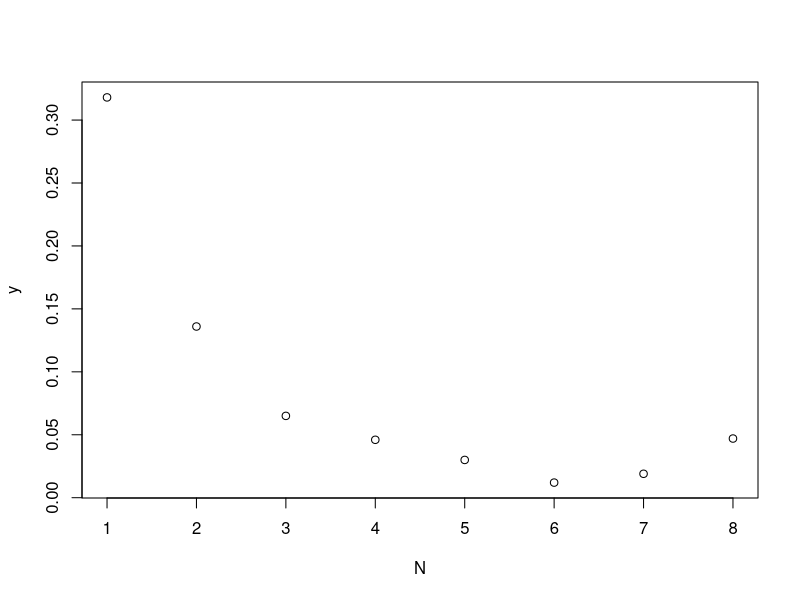
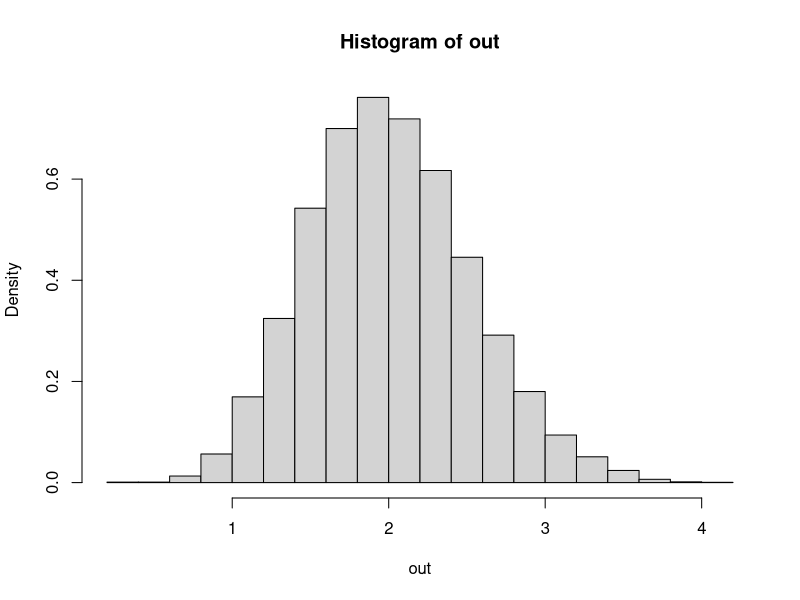
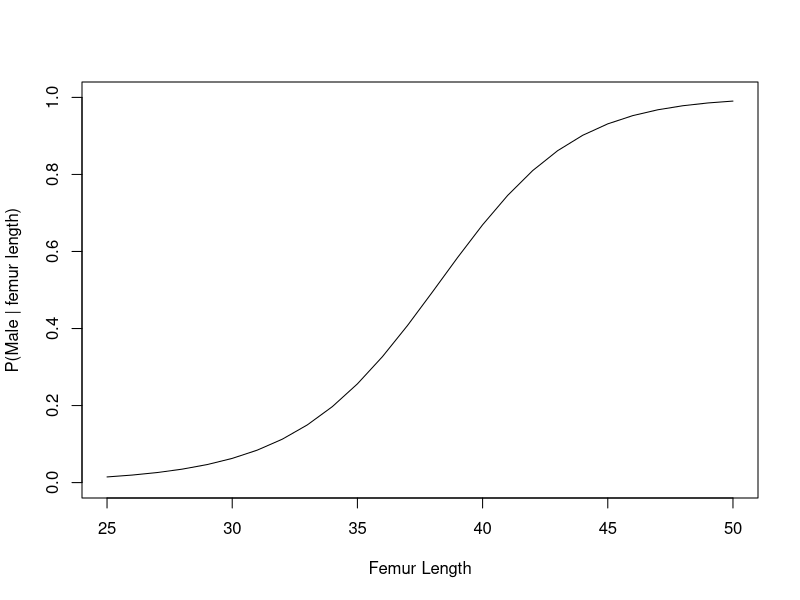
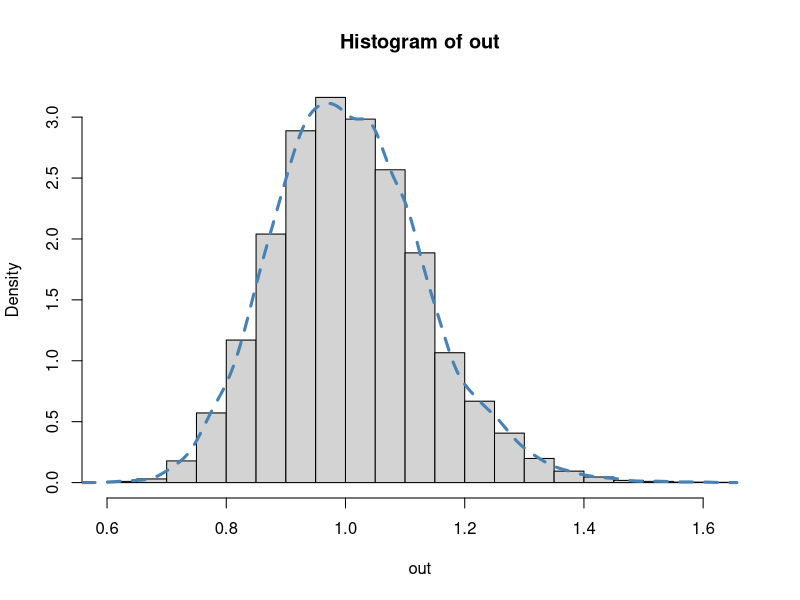
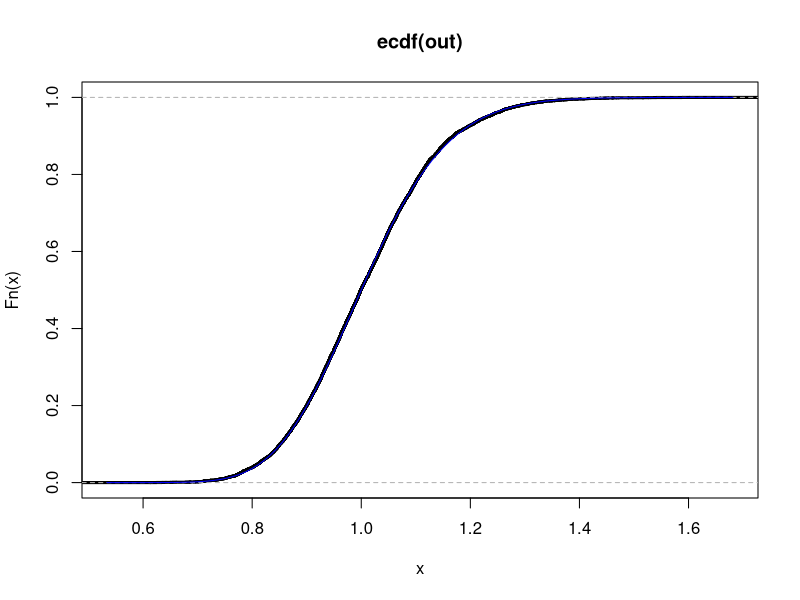
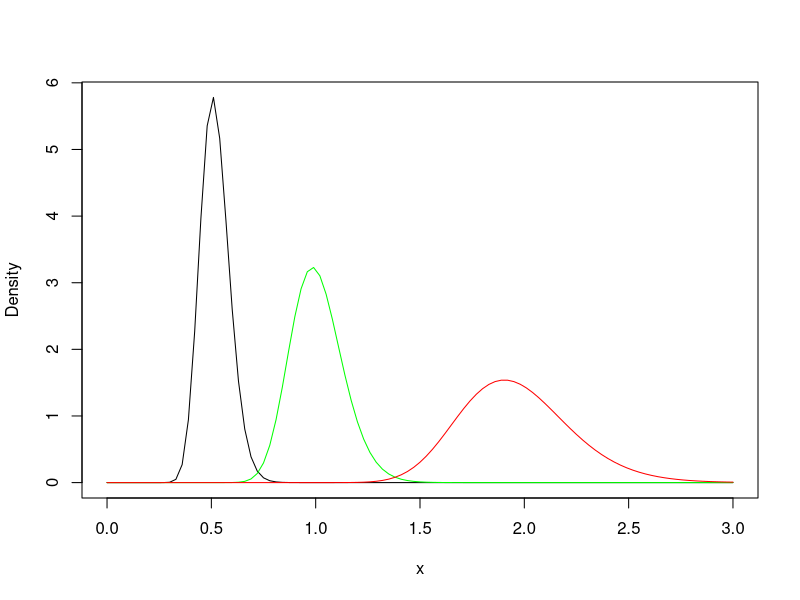
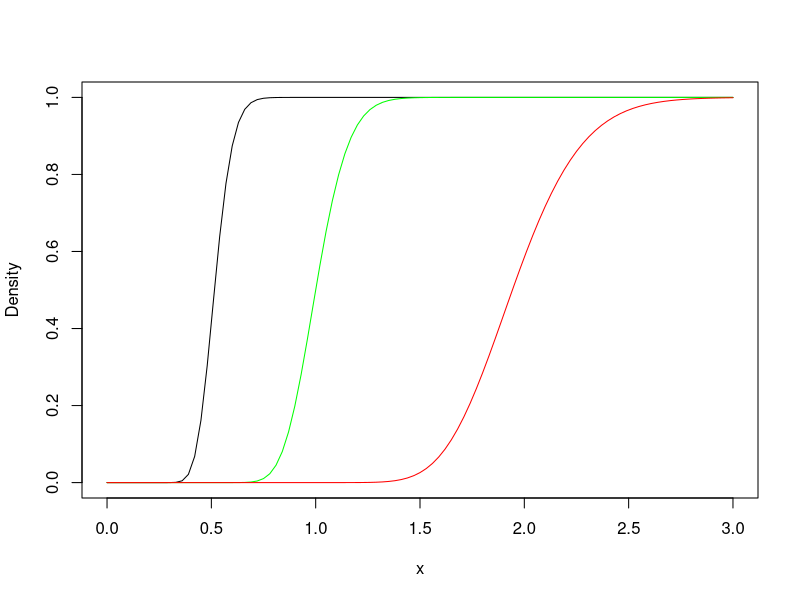

These figures' R source, in order: (Note: this script raises an error after producing the figures.)
## ---- chunk 1
require(magrittr)
require(dplyr)

game <- function(N){
  if(N<3) stop("Must have at least 3 doors")
  prize <- sample(c(rep("goat",N-1),"car"), N)
  guess <- sample(1:N,1)
  game <- data.frame(door = 1:N, prize = prize, stringsAsFactors = FALSE) %>% 
    mutate(first_guess = case_when(
      door == guess ~ 1
      , TRUE ~ 0
    )) %>% 
    mutate(potential_reveal = case_when(
        first_guess == 1 ~ 0
      , prize == "car" ~ 0
      , TRUE ~ 1
    )) %>% 
    mutate(reveal = 1*(rank(potential_reveal, ties.method = "random") == 3)) %>% 
    mutate(potential_switch = case_when(
      first_guess == 1 ~ 0
      , reveal == 1 ~ 0
      , TRUE ~ 1
    )) %>% 
    mutate(switch = 1*(rank(potential_switch, ties.method = "random") == 3))
  c(game$prize[game$first_guess == 1], game$prize[game$switch == 1])
}
## ---- chunk 2
## p(win under strategy 1:stay with the first door selected)
(rowMeans(replicate(1000, game(N=4)) =="car")[1])
## p(win under strategy 1:switch door)
(rowMeans(replicate(1000, game(N=4)) =="car")[2])

## ---- chunk 3
# strategy 1, wald confidence level
prop.test(242,1000, conf.level=0.99)

prop.test(362,1000, conf.level=0.99)
## ---- chunk 4
N <- seq(3:10)
y <- NA
for (i in N){
  onegame <- rowMeans(replicate(1000, game(N=i+2)) =="car")
  y[i] <- onegame[2]-onegame[1]
}
plot(N,y)
## ---- chunk 5
#conditional row probability = cell prob/row prob
(1-0.001)*(0.95)/((1-0.001)*(0.95)+0.001*(1-0.85))
## ---- chunk 6
hospital_charges <- function(N){
  group <- rbinom(N, 1, 0.5)
  charges <- 0*group + rgamma(N, shape = 2, scale = 2)*(1-group)
  charges
}
## ---- chunk 7

#quantile(mean(replicate(10000, hospital_charges(1))), 0.9)
## ---- chunk 8

quantile(replicate(10000, hospital_charges(1)), 0.9)
## ---- chunk 9
out <- NA
x <- seq(1:10000)
for (i in x){
  out[i] <- mean(hospital_charges(30))
}
hist(out,freq=F)
#curve()
## ---- chunk 10
#rowMeans(replicate(1000, game(N=4)) =="car")[2]
out <- NA
x <- seq(1:10000)
for (i in x){
  count=0
  for (x in hospital_charges(30)){
    if (x == 0){
      count = count + 1
    }
  }
  if (count < 10){
    out[i]= 1
  }
  else{
    out[i] = 0
  }
}
sum(out)/length(out)
## ---- chunk 11
pnorm(104,mean=80, sd=15)-pnorm(70,mean=80, sd=15)

## ---- chunk 12
0.5*dnorm(37,mean=40,sd=3.4)/(0.5*dnorm(37,mean=36,sd=3.3)+0.5*dnorm(37,mean=40, sd=3.4))
## ---- chunk 13
femur_length <- 25:50
prob_male <- dnorm(femur_length,mean=40,sd=3.4)/(dnorm(femur_length,mean=36,sd=3.3)+dnorm(femur_length,mean=40, sd=3.4))
plot.new()
plot.window(xlim = c(25,50), ylim = c(0,1))
lines(femur_length, prob_male)
axis(1)
axis(2)
box()
title(xlab = "Femur Length", ylab = "P(Male | femur length)")
## ---- chunk 14
hospital_charges <- function(N){
  group <- rbinom(N, 1, 0.5)
  charges <- 0*group + rgamma(N, shape = 2, scale = 2)*(1-group)
  charges
}
## ---- chunk 15
mean(hospital_charges(100000))
## ---- chunk 16
hospital_charges_cap <- function(N){
  group <- rbinom(N, 1, 0.5)
  charges <- 0*group + rgamma(N, shape = 2, scale = 2)*(1-group)
  for (i in 1:length(charges)){
    if (charges[i]>10){
      charges[i] = 10
    }
  }
  charges
}

mean(hospital_charges_cap(100000))

## ---- chunk 17
var(hospital_charges_cap(100000))
## ---- chunk 18
out = NA
x <- seq(1:10000)
for (i in x){
  out[i] <- exp(rnorm(101, mean=0, sd=1))%>% median
}
hist(out,freq = FALSE,breaks = 20)
lines(density(out),lty=2,lwd=3,col="steelblue")
## ---- chunk 19
Fk <- function(x,k,n){
  pbinom(k-1, n, plnorm(x), lower.tail = FALSE)
}
plot(ecdf(out),lwd=3)
curve(Fk(x,k=51,n=101),add=TRUE,col="blue")
## ---- chunk 20
dorder <- function(x, k, n){
  k*choose(n,k)*
    (plnorm(x,0,1))^(k-1)*
    (1-plnorm(x,0,1))^(n-k)*
    dlnorm(x,0,1)
}

curve(dorder(x, 26, 101), 0,3,ylab="Density")
curve(dorder(x, 51, 101), ylab="Density",col="green",add= TRUE)
curve(dorder(x, 76, 101), ylab="Density",add= TRUE,col="red")
## ---- chunk 21
curve(Fk(x, 26, 101), 0,3,ylab="Density")
curve(Fk(x, 51, 101), ylab="Density",col="green",add= TRUE)
curve(Fk(x, 76, 101), ylab="Density",add= TRUE,col="red")
# So 25th quantiles has the tightest 95% CI
## ---- chunk 22
Hmisc::getHdata(nhgh)
d1 <- nhgh[1:500,]
## ---- chunk 23
d2 <- d1 %>% 
  filter(sex=="male") %>% 
  filter(age >= 18) %>% 
  filter(complete.cases(ht)) %>% 
  pull(ht)


require(stats4)
nLL <- function(mean, sd){
  fs <- dnorm(
        x = d2
      , mean = mean
      , sd = sd
      , log = TRUE
    ) 
  -sum(fs)
}
fit <- mle(
    nLL
  , start = list(mean = 1, sd = 1)
  , method = "L-BFGS-B"
  , lower = c(0, 0.01)
)
mean_hat=coef(fit)[1]
sd_hat=coef(fit)[2]

hist(d2,freq=FALSE)
curve(dnorm(x,mean_hat, sd_hat),add=TRUE)
## ---- chunk 24
d3 <- d1 %>% 
  filter(sex=="female") %>% 
  filter(age >= 18) %>% 
  filter(complete.cases(bmi)) %>% 
  pull(bmi)

hist(d3, freq = FALSE, main = "")
#parameters
(xbar <- mean(d3))
(s2 <- var(d3))
(shape_hat <- xbar^2/s2)
(scale_hat <- s2/xbar)
#est pdf
curve(dgamma(x, shape=shape_hat, scale=scale_hat),add =T,lwd=3, col="purple")
## ---- chunk 25
d4 <- d1 %>% 
  filter(age >= 18) %>% 
  filter(complete.cases(SCr)) %>% 
  pull(SCr)

epdfstar <- function(t, data, smooth){
  outer(t, data, function(a,b){ dnorm(a, b, smooth)}) %>% rowMeans
}
hist(d4, xlim = c(-2,5),freq = FALSE, main = "")
curve(epdfstar(x, d4, smooth = 0.5), add = TRUE, lwd = 3, col = "blue")
curve(epdfstar(x, d4, smooth = 1), add = TRUE, lwd = 3, col = "black")

# I prefer smooth = 0.5, for it capture more variance in the data.
## ---- chunk 26

## ---- chunk 27
bwt <- MASS::birthwt
## ---- chunk 28
bw <- bwt %>% 
  filter(smoke==1) %>%
  pull(bwt)

l <- length(bw)
M<- 5000
out <- NA
for (i in 1:M){
  index <- sample.int(l,l,replace = T)
  out[i] <- mean(bw[index])
}
alpha<- 0.05
quantile(out,c(0.025, 0.975))
## ---- chunk 29
t.test(bw)
## ---- chunk 30
nos <- bwt %>% 
  filter(smoke==0) %>%
  pull(bwt)
R <- 5000
means <- rep(NA, R)
mean_smoke <- mean(bw, na.rm = TRUE)
sd_smoke <- sd(bw, na.rm = TRUE)

mean_no <- mean(nos, na.rm = TRUE)
sd_no <-sd(nos, na.rm = TRUE)
for(i in 1:R){
  s <- rnorm(length(bwt), mean = mean_smoke, sd = sd_smoke)
  y <- rnorm(length(bwt), mean = mean_no, sd = sd_no)
  means[i] <- mean(s)/mean(y)
}
alpha <- 0.05
t0 <- quantile(means, c(alpha/2, 1-alpha/2))
t0
## ---- chunk 31
prop.test(x=c(30,35),n=c(100,100))
# p is 0.5459, if null,the risk of complication between open and laparoscopic repairs are the same, is true, the probabbilithy of us observe data in this study is 0.5459. We do not have evidence against the null.
## ---- chunk 32
prop.test(x=c(600,619),n=c(1000,1000))
# p is 0.4094, if null,the risk of complication between open and laparoscopic repairs are the same, is true, the probabbilithy of us observe data in this study is 0.4094. We do not have evidence against the null.
## ---- chunk 33
prop.test(x=c(30,35),n=c(100,100))
#No conclusive similarity, since CI (-0.18963943, 0.08963943)straddle the equivalence threshold. there is not enough evidence to prove a conclusive similarity.
## ---- chunk 34
prop.test(x=c(600,619),n=c(1000,1000))
#No conclusive similarity, since CI (-0.06275413, 0.02475413) straddle the equivalence threshold. there is not enough evidence to prove a conclusive similarity
## ---- chunk 35
prop.test(x=c(600+30,619+35),n=c(1000+100,1000+100))
#6.4%
## ---- chunk 36
#(1-0.3199)
## ---- chunk 37
library(dplyr)
Hmisc::getHdata(nhgh)
data <- nhgh%>%select(c(arml,armc))

cor.test(data$armc, data$arml)
